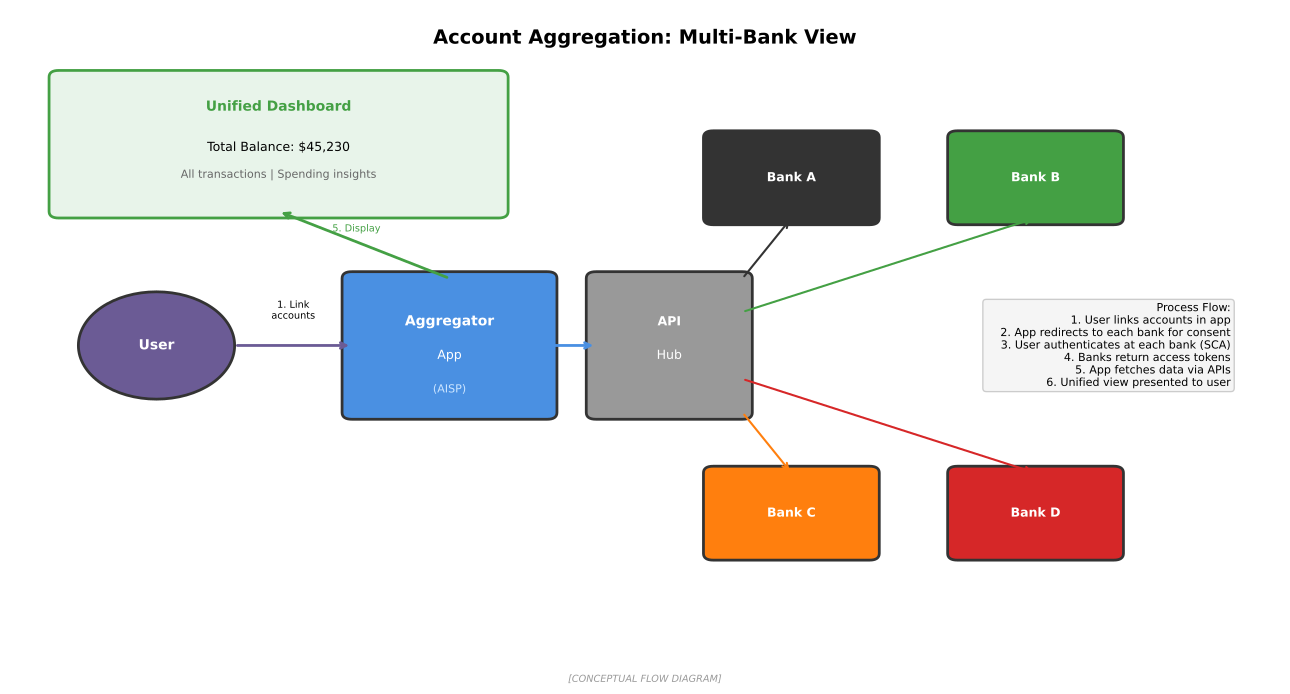

Here is the Python script that generated this plot:
"""
Account Aggregation Flow
Shows how account aggregation works through open banking APIs

Output: account_aggregation_flow.pdf
Module: module_01_fintech
Lesson: 5 - Open Banking
"""

from pathlib import Path
import matplotlib.pyplot as plt
import matplotlib.patches as mpatches
import numpy as np

CHART_METADATA = {
    'title': 'Account Aggregation Flow',
    'module': 'module_01_fintech',
    'lesson': 5,
    'url': 'https://github.com/Digital-AI-Finance/digital-finance/tree/main/module_01_fintech/figures/account_aggregation_flow'
}

plt.rcParams.update({
    'font.size': 10,
    'axes.labelsize': 10,
})

def create_chart():
    """Create account aggregation flow diagram"""
    fig, ax = plt.subplots(figsize=(13, 7))
    ax.set_xlim(0, 13)
    ax.set_ylim(0, 10)
    ax.axis('off')

    # Title
    ax.text(6.5, 9.5, 'Account Aggregation: Multi-Bank View', fontsize=14, fontweight='bold', ha='center')

    # User at center-left
    user_circle = mpatches.Circle((1.5, 5), 0.8, facecolor='#6B5B95', edgecolor='#333333', lw=2)
    ax.add_patch(user_circle)
    ax.text(1.5, 5, 'User', ha='center', va='center', fontsize=10, fontweight='bold', color='white')

    # Aggregator app
    app_box = mpatches.FancyBboxPatch((3.5, 4), 2, 2, boxstyle='round,pad=0.1',
                                       facecolor='#4A90E2', edgecolor='#333333', lw=2)
    ax.add_patch(app_box)
    ax.text(4.5, 5.3, 'Aggregator', ha='center', fontsize=10, fontweight='bold', color='white')
    ax.text(4.5, 4.8, 'App', ha='center', fontsize=9, color='white')
    ax.text(4.5, 4.3, '(AISP)', ha='center', fontsize=8, color='#CCE5FF')

    # Multiple banks
    banks = [
        ('Bank A', 8, 7.5, '#333333'),
        ('Bank B', 10.5, 7.5, '#44A044'),
        ('Bank C', 8, 2.5, '#FF7F0E'),
        ('Bank D', 10.5, 2.5, '#D62728'),
    ]

    for name, x, y, color in banks:
        bank_box = mpatches.FancyBboxPatch((x-0.8, y-0.6), 1.6, 1.2,
                                            boxstyle='round,pad=0.1',
                                            facecolor=color, edgecolor='#333333', lw=2)
        ax.add_patch(bank_box)
        ax.text(x, y, name, ha='center', va='center', fontsize=9, fontweight='bold', color='white')

    # API hub
    hub_box = mpatches.FancyBboxPatch((6, 4), 1.5, 2, boxstyle='round,pad=0.1',
                                       facecolor='#999999', edgecolor='#333333', lw=2)
    ax.add_patch(hub_box)
    ax.text(6.75, 5.3, 'API', ha='center', fontsize=9, fontweight='bold', color='white')
    ax.text(6.75, 4.8, 'Hub', ha='center', fontsize=9, color='white')

    # Arrows from user to app
    ax.annotate('', xy=(3.5, 5), xytext=(2.3, 5),
               arrowprops=dict(arrowstyle='->', color='#6B5B95', lw=2))
    ax.text(2.9, 5.4, '1. Link\naccounts', fontsize=7, ha='center')

    # Arrows from app to hub
    ax.annotate('', xy=(6, 5), xytext=(5.5, 5),
               arrowprops=dict(arrowstyle='->', color='#4A90E2', lw=2))

    # Arrows from hub to banks
    ax.annotate('', xy=(8, 6.9), xytext=(7.5, 6),
               arrowprops=dict(arrowstyle='->', color='#333333', lw=1.5))
    ax.annotate('', xy=(10.5, 6.9), xytext=(7.5, 5.5),
               arrowprops=dict(arrowstyle='->', color='#44A044', lw=1.5))
    ax.annotate('', xy=(8, 3.1), xytext=(7.5, 4),
               arrowprops=dict(arrowstyle='->', color='#FF7F0E', lw=1.5))
    ax.annotate('', xy=(10.5, 3.1), xytext=(7.5, 4.5),
               arrowprops=dict(arrowstyle='->', color='#D62728', lw=1.5))

    # Consolidated view bubble
    view_box = mpatches.FancyBboxPatch((0.5, 7), 4.5, 2, boxstyle='round,pad=0.1',
                                        facecolor='#E8F4EA', edgecolor='#44A044', lw=2)
    ax.add_patch(view_box)
    ax.text(2.75, 8.5, 'Unified Dashboard', ha='center', fontsize=10, fontweight='bold', color='#44A044')
    ax.text(2.75, 7.9, 'Total Balance: $45,230', ha='center', fontsize=9)
    ax.text(2.75, 7.5, 'All transactions | Spending insights', ha='center', fontsize=8, color='#666666')

    # Arrow from app to dashboard
    ax.annotate('', xy=(2.75, 7), xytext=(4.5, 6),
               arrowprops=dict(arrowstyle='->', color='#44A044', lw=2))
    ax.text(3.3, 6.7, '5. Display', fontsize=7, color='#44A044')

    # Process steps box
    steps = """Process Flow:
    1. User links accounts in app
    2. App redirects to each bank for consent
    3. User authenticates at each bank (SCA)
    4. Banks return access tokens
    5. App fetches data via APIs
    6. Unified view presented to user"""

    ax.text(12.5, 5, steps, fontsize=8, ha='right', va='center',
           bbox=dict(boxstyle='round', facecolor='#F5F5F5', edgecolor='#CCCCCC'))

    # Source
    fig.text(0.5, 0.02, '[CONCEPTUAL FLOW DIAGRAM]',
            fontsize=7, ha='center', style='italic', color='#999999')

    plt.tight_layout()

    output_path = Path(__file__).parent / 'account_aggregation_flow.pdf'
    plt.savefig(output_path, format='pdf', dpi=300, bbox_inches='tight')
    plt.close()
    print(f"Chart saved to: {output_path}")
    return output_path

if __name__ == '__main__':
    create_chart()
